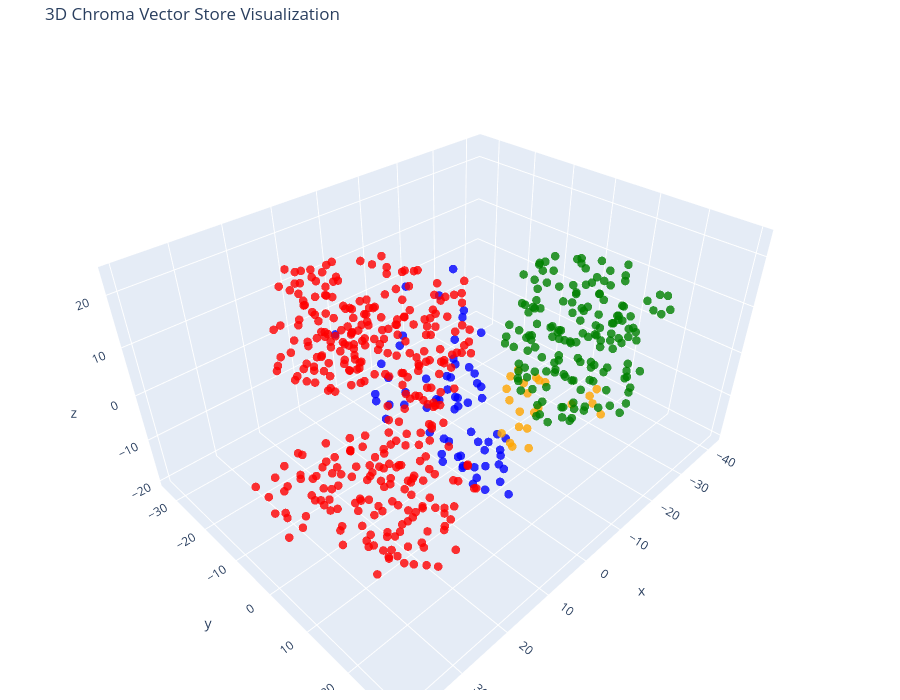

The notebook cell saved with this chart:
### Code cell
# Same idea in 3-D. (Note: the indentation of text=/hoverinfo= is misleading —
# they are arguments to Scatter3d, not to marker=dict(...). The code is valid.)
tsne = TSNE(n_components=3, random_state=42)
reduced_vectors = tsne.fit_transform(vectors)

# create the 3D scatter plot
fig = go.Figure(data=[go.Scatter3d(
    x=reduced_vectors[:, 0],
    y=reduced_vectors[:, 1],
    z=reduced_vectors[:, 2],
    mode='markers',
    marker=dict(size=5,
                color=colors,
                opacity=0.8),
                text=[f"Type: {t}<br>Text: {d[:100]}..." for t, d in zip(doc_types, chunk_texts)],
                hoverinfo='text'
)])

fig.update_layout(title='3D Chroma Vector Store Visualization',
                  scene=dict(xaxis_title='x',
                             yaxis_title='y',
                             zaxis_title='z'),
                             width=900,
                             height=700,
                             margin=dict(r=10,
                                         b=10,
                                         l=10,
                                         t=40))
fig.show()

### Figure 1 — Plotly figure (JSON) as saved in the notebook; plotly's stock layout.template omitted (floating-point values rounded to 4 significant figures; data arrays with more than 128 entries replaced by an {"elided": "..."} marker saying what was removed)
{"data": [{"hoverinfo": "text", "marker": {"color": {"elided": "593 str values"}, "opacity": 0.8, "size": 5}, "mode": "markers", "text": {"elided": "593 str values"}, "type": "scatter3d", "x": {"elided": "593 float values"}, "y": {"elided": "593 float values"}, "z": {"elided": "593 float values"}}], "layout": {"height": 700, "margin": {"b": 10, "l": 10, "r": 10, "t": 40}, "scene": {"xaxis": {"title": {"text": "x"}}, "yaxis": {"title": {"text": "y"}}, "zaxis": {"title": {"text": "z"}}}, "title": {"text": "3D Chroma Vector Store Visualization"}, "width": 900}}
